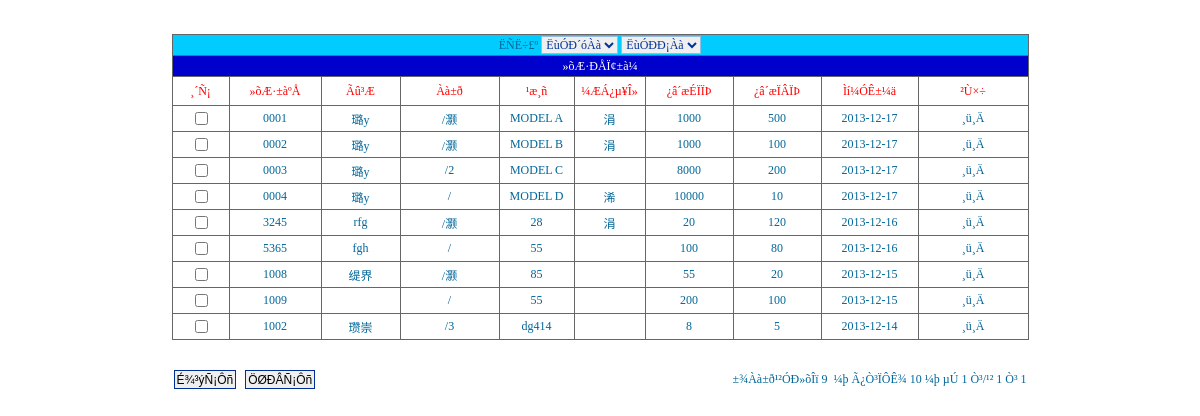
The app's page /product/showproduct.php?mtype=1&stype=1 (signed in), older data.
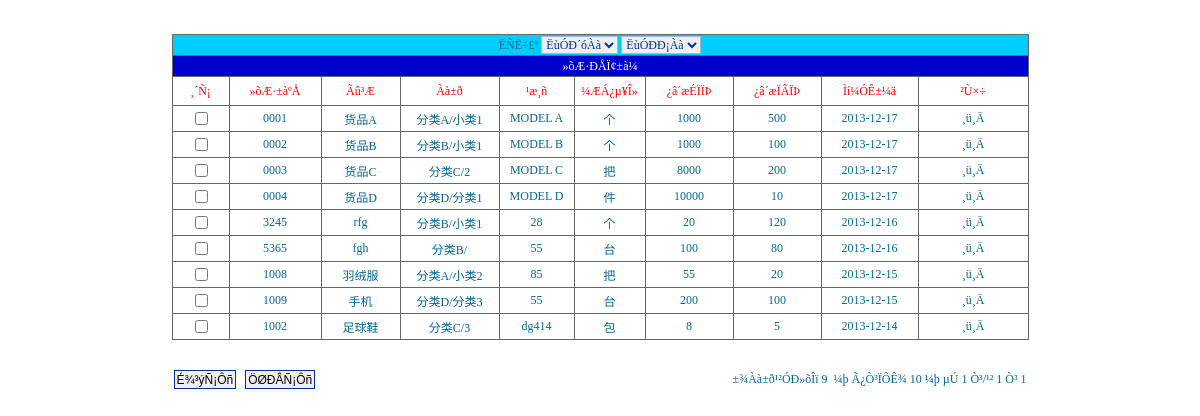
The same page, newer data.
### tables this page shows
CREATE TABLE `tb_product` (
  `id` int(4) NOT NULL auto_increment,
  `maintype` varchar(20) NOT NULL,
  `subtype` varchar(20) NOT NULL,
  `name` varchar(20) NOT NULL,
  `encode` varchar(20) NOT NULL,
  `barcode` varchar(20) NOT NULL,
  `size` varchar(20) NOT NULL,
  `unit` varchar(10) NOT NULL,
  `upperlimit` int(4) NOT NULL,
  `lowerlimit` int(4) NOT NULL,
  `inprice` int(4) NOT NULL,
  `outprice` int(4) NOT NULL,
  `tupian` varchar(100) NOT NULL,
  `jianjie` mediumtext NOT NULL,
  `addtime` varchar(20) NOT NULL,
  PRIMARY KEY  (`id`,`encode`,`barcode`)
);

### product/showproduct.php (the view, shortened to what this page needs)
<?php
include("../const.php");
?>
<html>
<head>
<link rel="stylesheet" type="text/css" href="css/font.css">
</head>
<?php
  include("../conn/conn.php");
  $mtype=$_GET[mtype];
  $stype=$_GET[stype];
?>
<body topmargin="0" leftmargin="0" bottommargin="0">
<?php
	  if($mtype==1)
	  {
	     $sql=mysql_query("select count(*) as total from tb_product ",$conn);
	  }
	   $info=mysql_fetch_array($sql);
	   $total=$info[total];
	   if($total==0){
	     echo "±¾Õ¾ÔÝÎÞ»õÆ·!";
	   }
	   else
	    {
?>
<form name="form1" method="post" action="delproduct.php">
  <p>&nbsp;</p>
  <table width="750" border="0" align="center" cellpadding="0" cellspacing="0">
    <tr>
      <td height="75" bgcolor="#666666"><table width="857" height="98" border="0" cellpadding="0" cellspacing="1">
          <tr bgcolor="#FFCF60">
            <td height="20" colspan="10" align="center" bgcolor="#00CCFF">ËÑË÷£º
              <label>
              <select name="mtype" class="inputcss" onChange="javascript:window.open('showproduct.php?stype=1&mtype='+ this.value, '_self');">
                <OPTION value="1" <?php if($mstype==1) {echo "selected";}?>>ËùÓÐ´óÀà</OPTION>
              </select>
              </label>
              <label>
              <select name="stype" class="inputcss" onChange="javascript:window.open('showproduct.php?mtype=<?php echo $mtype;?>&stype='+ this.value, '_self');">
                <option value="1" <?php if($stype==1) {echo "selected";}?>>ËùÓÐÐ¡Àà</option>
              </select>
              </label></td>
          </tr>
          <tr bgcolor="#FFCF60">
            <td height="20" colspan="10" bgcolor="#0000CC"><div align="center" class="style1">»õÆ·ÐÅÏ¢±à¼­</div></td>
          </tr>
          <tr>
            <td width="56" height="28" bgcolor="#FFFFFF"><div align="center" class="STYLE2">¸´Ñ¡</div></td>
            <td width="91" bgcolor="#FFFFFF"><div align="center" class="STYLE2">»õÆ·±àºÅ</div></td>
            <td width="78" bgcolor="#FFFFFF"><div align="center" class="STYLE2">Ãû³Æ</div></td>
            <td width="98" bgcolor="#FFFFFF"><div align="center" class="STYLE2">Àà±ð</div></td>
            <td width="74" bgcolor="#FFFFFF"><div align="center" class="STYLE2">¹æ¸ñ</div></td>
            <td width="70" bgcolor="#FFFFFF"><div align="center" class="STYLE2">¼ÆÁ¿µ¥Î»</div></td>
            <td width="87" bgcolor="#FFFFFF"><div align="center" class="STYLE2">¿â´æÉÏÏÞ</div></td>
            <td width="87" bgcolor="#FFFFFF"><div align="center" class="STYLE2">¿â´æÏÂÏÞ</div></td>
            <td width="96" bgcolor="#FFFFFF"><div align="center" class="STYLE2">Ìí¼ÓÊ±¼ä</div></td>
            <td width="109" bgcolor="#FFFFFF"><div align="center" class="STYLE2">²Ù×÷</div></td>
          </tr>
          <?php
	       $pagesize=10;
		   if ($total<=$pagesize){
		      $pagecount=1;
			}
			if(($total%$pagesize)!=0){
			   $pagecount=intval($total/$pagesize)+1;
			}else{
			   $pagecount=$total/$pagesize;
			}
			if(($_GET[page])==""){
			    $page=1;
			}else{
			    $page=intval($_GET[page]);
			}
	 if($mtype==1)
	  {
	     $sql1=mysql_query("select * from tb_product  order by addtime desc limit ".($page-1)*$pagesize.",$pagesize",$conn);
	  }
		   while($info1=mysql_fetch_array($sql1))
		    {
	  ?>
          <tr align="center" class="STYLE3">
            <td height="25" bgcolor="#FFFFFF"><input type="checkbox" name="<?php echo $info1[id];?>" value=<?php echo $info1[id];?>></td>
            <td height="25" bgcolor="#FFFFFF" onClick="setID(this);"><?php echo $info1[encode];?></td>
            <td height="25" bgcolor="#FFFFFF"><?php echo $info1[name];?></td>
            <td height="25" bgcolor="#FFFFFF"><?php echo $info1[maintype];echo "/";echo $info1[subtype]; ?></td>
            <td height="25" bgcolor="#FFFFFF"><?php echo $info1[size];?></td>
            <td height="25" bgcolor="#FFFFFF"><?php echo $info1[unit];?></td>
            <td height="25" bgcolor="#FFFFFF"><?php echo $info1[upperlimit];?></td>
            <td height="25" bgcolor="#FFFFFF"><?php echo $info1[lowerlimit];?></td>
            <td height="25" bgcolor="#FFFFFF"><?php echo $info1[addtime];?></td>
            <td height="25" bgcolor="#FFFFFF"><a href="editproduct.php?id=<?php echo $info1[id];?>">¸ü¸Ä</a></td>
          </tr>
          <?php
	    }
      ?>
        </table></td>
    </tr>
  </table>
  <table width="853" height="78" border="0" align="center" cellpadding="0" cellspacing="0">
    <tr>
      <td width="182"><div align="left">
          <input name="submit" type="submit" class="btn_2k3" id="submit" value="É¾³ýÑ¡Ôñ">
          <input type="reset" value="ÖØÐÂÑ¡Ôñ" class="btn_2k3">
      </div></td>
      <td width="671"><div align="right">&nbsp;±¾Àà±ð¹²ÓÐ»õÎï
          <?php
		   echo $total;
		  ?>
          &nbsp;¼þ&nbsp;Ã¿Ò³ÏÔÊ¾&nbsp;<?php echo $pagesize;?>&nbsp;¼þ&nbsp;µÚ&nbsp;<?php echo $page;?>&nbsp;Ò³/¹²&nbsp;<?php echo $pagecount; ?>&nbsp;Ò³
          <?php
		   if($pagecount<=4){
		    for($i=1;$i<=$pagecount;$i++){
		  ?>
          <a href="showproduct.php?page=<?php echo $i;?>&mtype=<?php echo $mtype;?>&stype=<?php echo $stype;?>"><?php echo $i;?></a>
          <?php
		     }
          }?>
      </div></td>
    </tr>
  </table>
</form>
<?php
	}
  ?>
</body>
</html>

### product/showproduct.php (style rules this page uses)
.STYLE2 { color: #FF0000 }
.STYLE3 { color: #009900; }

Row changes from the older to the newer data that the page shows:
changed tb_product "MODEL A": name "璐у" → "货品A"; maintype (not shown) → "分类A"; subtype "灏" → "小类1"; unit "涓" → "个"
changed tb_product "MODEL B": name "璐у" → "货品B"; maintype (not shown) → "分类B"; subtype "灏" → "小类1"; unit "涓" → "个"
changed tb_product "MODEL C": name "璐у" → "货品C"; maintype (not shown) → "分类C"; unit (not shown) → "把"
changed tb_product "MODEL D": name "璐у" → "货品D"; maintype (not shown) → "分类D"; subtype (not shown) → "分类1"; unit "浠" → "件"
changed tb_product "rfg": maintype (not shown) → "分类B"; subtype "灏" → "小类1"; unit "涓" → "个"
changed tb_product "fgh": maintype (not shown) → "分类B"; unit (not shown) → "台"
changed tb_product: name "缇界" → "羽绒服"; maintype (not shown) → "分类A"; subtype "灏" → "小类2"; unit (not shown) → "把"
changed tb_product (number 8 of 9 on the later page): name (not shown) → "手机"; maintype (not shown) → "分类D"; subtype (not shown) → "分类3"; unit (not shown) → "台"
changed tb_product "dg414": name "瓒崇" → "足球鞋"; maintype (not shown) → "分类C"; unit (not shown) → "包"
